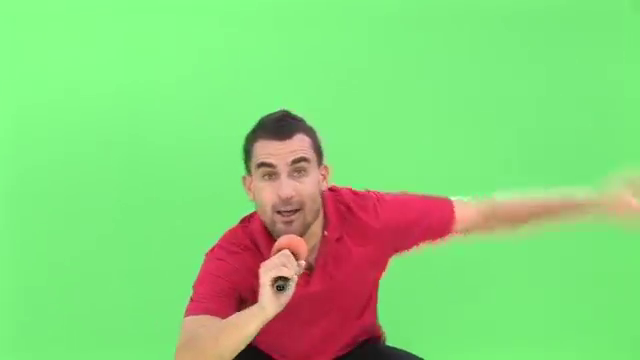
#> input picture frame 60 of python/6_operaciones_morfologicas/video.mp4, 640 x 360 px, given in place of video2.mp4, which was not available
$ python 0_mascaras.py
#> lines starting #> are read from the running program, lines starting #| are printed output that depends on the picture; after the words box and inside, x2 and y2 are one past the last pixel; in counts of white or black regions, pixels touching at a corner belong together; long printed decimals are rounded; pictures that were not available may be replaced by others from this repository, and a replacement may not be noted
# -*- coding: utf-8 -*-
"""
Created on Mon Feb 12 12:27:58 2018

@author: Romualdo Villalobos
"""

import numpy as np
import cv2

# calibration factor
c = 3
n = 75 # using n fotograms

kernel = np.ones((5, 5), np.uint8)
kernel[0:2, 0:2] = 0
kernel[0:2, 3:5] = 0
kernel[3:5, 0:2] = 0
kernel[3:5, 3:5] = 0
#kernel[4, 0] = 0
#kernel[4, 4] = 0
print(kernel)

captura = cv2.VideoCapture("video2.mp4")


# Creates the window where slider will be placed
cv2.namedWindow("Salida")

h_avg = 0
h_stddev = 0
s_avg = 0
s_stddev = 0

h_min = 0
h_max = 0
s_min = 0
s_max = 0

isCalibrating = True
i = 1
fctr = 1 / n
while(True):
    isDisponible, fotograma = captura.read()
#> fotograma is the input picture: shape (360, 640, 3); mean B, G, R 119.9, 210.8, 136.8

    if (isDisponible == True):

        hsv_frame = cv2.cvtColor(fotograma, cv2.COLOR_BGR2HSV)
#> hsv_frame: shape (360, 640, 3); mean H, S, V 67.2, 127.9, 229.2
        h, s, v = cv2.split(hsv_frame)
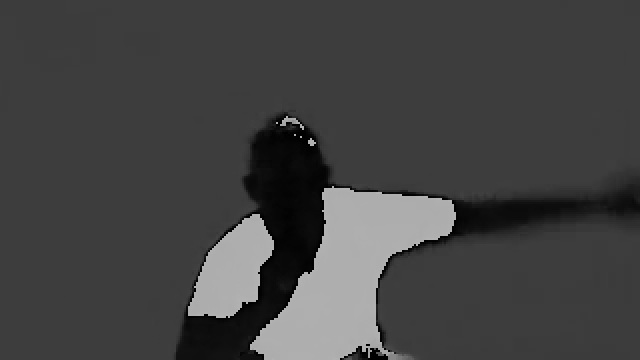
#> h: shape (360, 640); min 0, max 179, mean 67.2
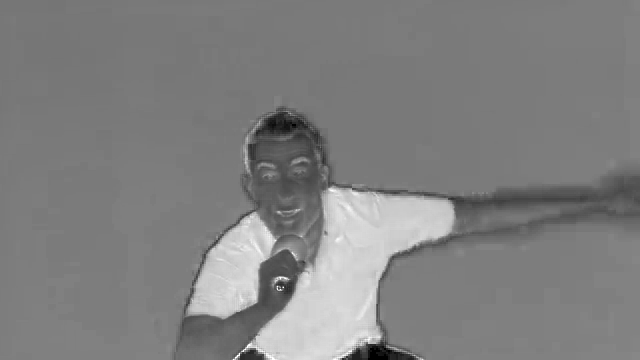
#> s: shape (360, 640); min 0, max 255, mean 127.9
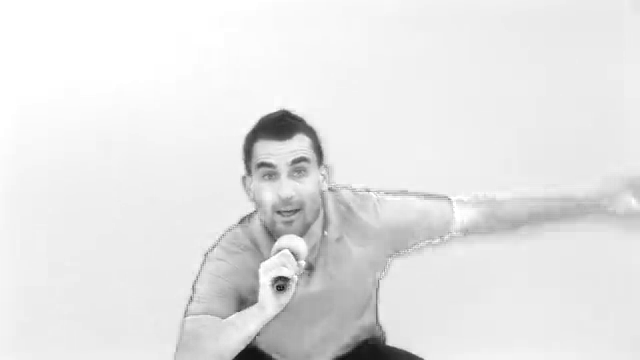
#> v: shape (360, 640); min 15, max 255, mean 229.2

        if (isCalibrating):
            #h_f64 = h.astype(np.float64)
            tmp_h_avg, tmp_h_stddev = cv2.meanStdDev(h)
#> tmp_h_avg = [67.25]; tmp_h_stddev = [38.08]
            h_avg = h_avg + tmp_h_avg[0][0] * fctr
#> h_avg = 0.897
            h_stddev = h_stddev + tmp_h_stddev[0][0] * fctr
#> h_stddev = 0.508
            print(h_stddev)
#| 0.5077

            tmp_s_avg, tmp_s_stddev = cv2.meanStdDev(s)
#> tmp_s_avg = [127.9]; tmp_s_stddev = [28.8]
            s_avg = s_avg + tmp_s_avg[0][0] * fctr
#> s_avg = 1.7
            s_stddev = s_stddev + tmp_s_stddev[0][0] * fctr
#> s_stddev = 0.384

            if (i < n):
                i += 1
            else:
                h_dist = c * h_stddev
                h_min = h_avg - h_dist
                h_max = h_avg + h_dist

                s_dist = c * s_stddev
                s_min = s_avg - s_dist
                s_max = s_avg + s_dist

                isCalibrating = False
                i = 0

        mask_nobin = cv2.inRange(hsv_frame, (h_min, s_min, 20), (h_max, s_max, 255))
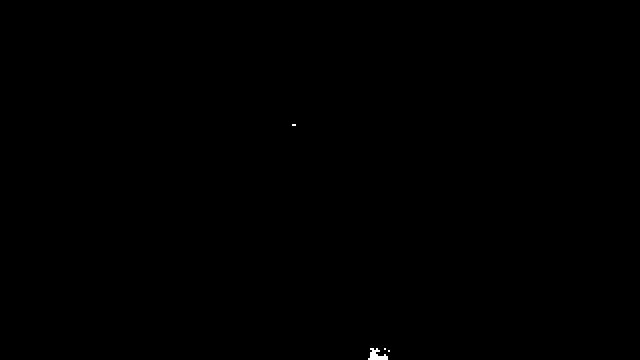
#> mask_nobin: shape (360, 640); 0.07% white; 4 white regions (3 under 20 px), largest, box (x1, y1, x2, y2) and area: (368, 348, 388, 360) 136

        # [6 lines of commented-out code are left out]
        dilatacion = cv2.dilate(mask_nobin, kernel, iterations=4)
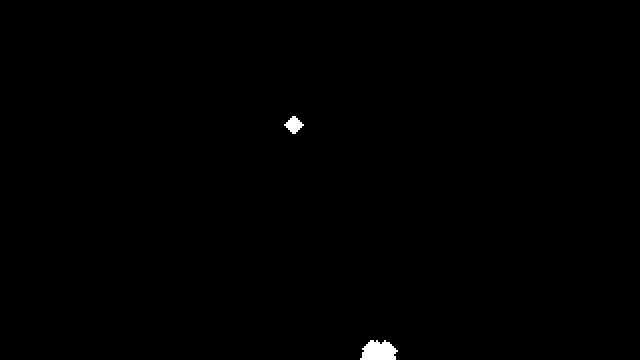
#> dilatacion: shape (360, 640); 0.34% white; 2 white regions, box (x1, y1, x2, y2) and area: (360, 340, 398, 360) 576, (284, 116, 304, 134) 200
        erocion = cv2.erode(dilatacion, kernel, iterations=2)
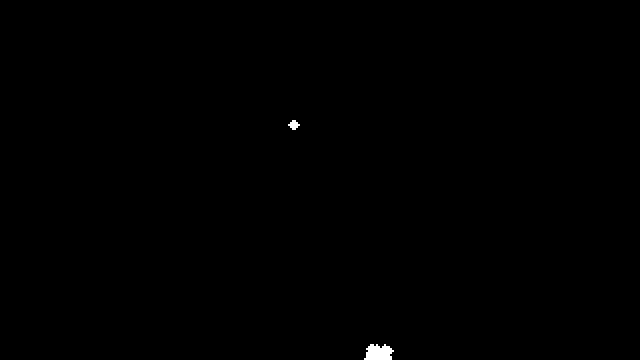
#> erocion: shape (360, 640); 0.19% white; 2 white regions, box (x1, y1, x2, y2) and area: (364, 344, 394, 360) 368, (288, 120, 300, 130) 72

        # [4 lines of commented-out code are left out]

        shader = dilatacion-erocion
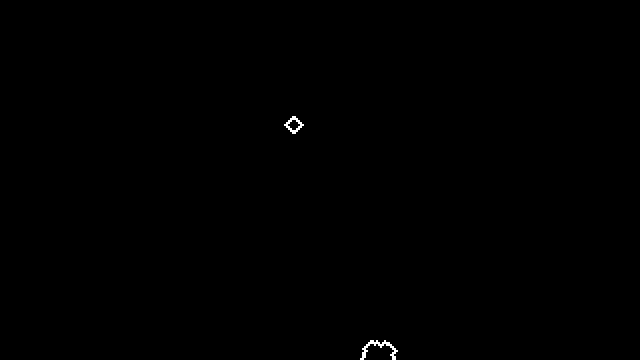
#> shader: shape (360, 640); 0.15% white in thin lines or dots, all inside (x1, y1, x2, y2) = (284, 116, 398, 360)

        #res = shader.astype(np.uint8)
        cv2.imshow('Original', fotograma)
        cv2.imshow('Mask', shader)

    else:
        print('Camera not available')

    # Waits for 25ms
    wait = 0xFF & cv2.waitKey(10)
#> (key q is pressed here)
    if (wait == ord('q') or wait == ord('Q')):
        print('Here we go')
        break

captura.release()
cv2.destroyAllWindows()

$ run again, starting later in the video
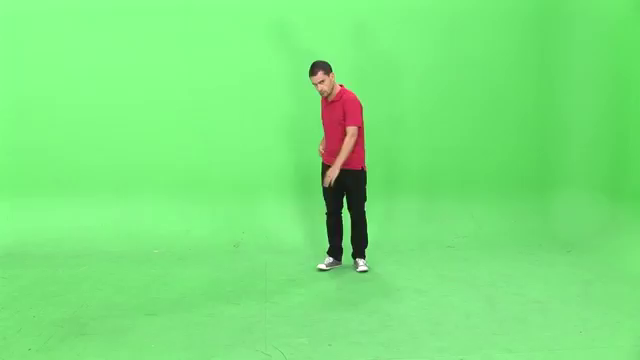
#> input picture frame 274 of python/6_operaciones_morfologicas/video.mp4, 640 x 360 px, given in place of video2.mp4, which was not available
#> fotograma is the input picture: shape (360, 640, 3); mean B, G, R 120.8, 229.1, 121.7
#> hsv_frame: shape (360, 640, 3); mean H, S, V 61, 123.2, 230.9
#> `h, s, v = cv2.split(hsv_frame)`:
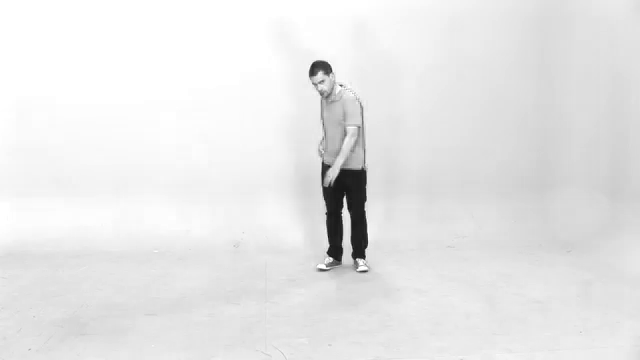
#> v: shape (360, 640); min 16, max 255, mean 230.9
#> tmp_h_avg = [61]; tmp_h_stddev = [12.74]
#> h_avg = 0.813
#> h_stddev = 0.17
#| 0.1698
#> tmp_s_avg = [123.2]; tmp_s_stddev = [15.18]
#> s_avg = 1.64
#> s_stddev = 0.202
#> mask_nobin: shape (360, 640); 0.02% white in thin lines or dots, all inside (x1, y1, x2, y2) = (322, 198, 366, 268)
#> dilatacion: shape (360, 640); 0.51% white; 4 white regions, box (x1, y1, x2, y2) and area: (342, 190, 372, 226) 496, (352, 248, 374, 276) 352, (314, 257, 333, 275) 172, (328, 238, 346, 256) 164
#> erocion: shape (360, 640); 0.19% white; 5 white regions, box (x1, y1, x2, y2) and area: (356, 252, 370, 272) 144, (346, 194, 368, 210) 136, (318, 261, 329, 271) 56, (358, 212, 368, 222) 52, (332, 242, 342, 252) 52
#> `shader = dilatacion-erocion`:
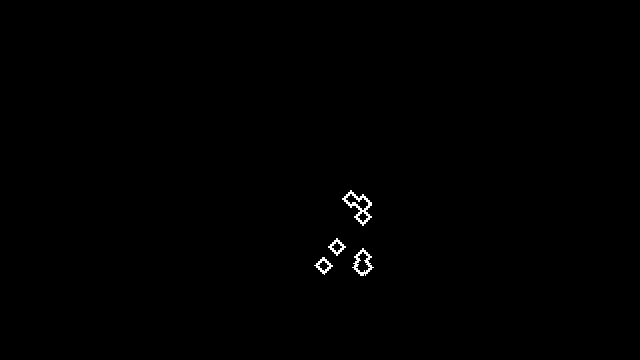
#> shader: shape (360, 640); 0.32% white in thin lines or dots, all inside (x1, y1, x2, y2) = (314, 190, 374, 276)

$ run again, starting later in the video
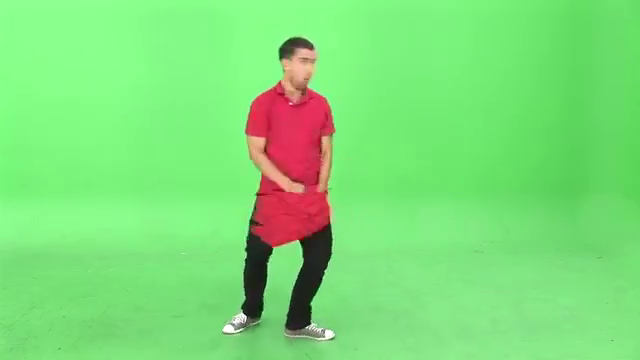
#> input picture frame 487 of python/6_operaciones_morfologicas/video.mp4, 640 x 360 px, given in place of video2.mp4, which was not available
#> fotograma is the input picture: shape (360, 640, 3); mean B, G, R 119.5, 221.7, 125.4
#> hsv_frame: shape (360, 640, 3); mean H, S, V 63.6, 124.2, 229.1
#> `h, s, v = cv2.split(hsv_frame)`:
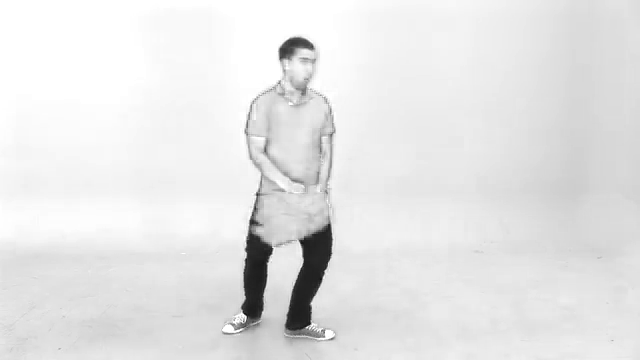
#> v: shape (360, 640); min 13, max 255, mean 229.1
#> tmp_h_avg = [63.65]; tmp_h_stddev = [23.62]
#> h_avg = 0.849
#> h_stddev = 0.315
#| 0.3149
#> tmp_s_avg = [124.2]; tmp_s_stddev = [21.39]
#> s_avg = 1.66
#> s_stddev = 0.285
#> mask_nobin: shape (360, 640); 0.03% white in thin lines or dots, all inside (x1, y1, x2, y2) = (226, 246, 331, 336)
#> dilatacion: shape (360, 640); 0.57% white; 5 white regions, box (x1, y1, x2, y2) and area: (218, 306, 254, 338) 571, (318, 323, 339, 344) 248, (312, 238, 330, 256) 164, (250, 284, 268, 302) 164, (288, 312, 306, 330) 164
#> erocion: shape (360, 640); 0.24% white; 5 white regions, box (x1, y1, x2, y2) and area: (222, 310, 250, 334) 295, (322, 327, 335, 340) 100, (316, 242, 326, 252) 52, (254, 288, 264, 298) 52, (292, 316, 302, 326) 52
#> `shader = dilatacion-erocion`:
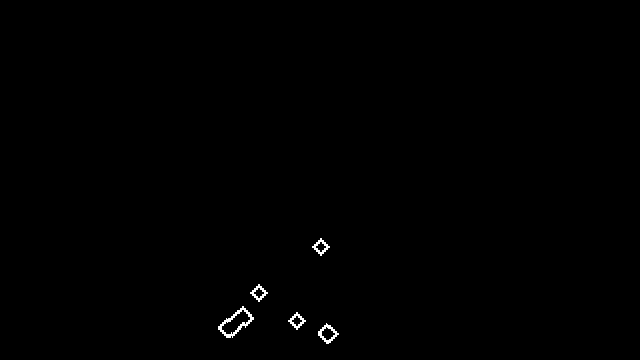
#> shader: shape (360, 640); 0.33% white in thin lines or dots, all inside (x1, y1, x2, y2) = (218, 238, 339, 344)
